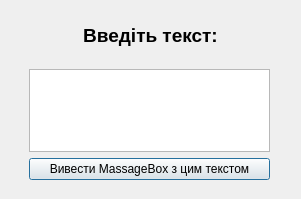
<?xml version="1.0" encoding="UTF-8"?>
<ui version="4.0">
 <class>Dialog9</class>
 <widget class="QDialog" name="Dialog9">
  <property name="geometry">
   <rect>
    <x>0</x>
    <y>0</y>
    <width>301</width>
    <height>199</height>
   </rect>
  </property>
  <property name="windowTitle">
   <string>Dialog</string>
  </property>
  <widget class="QLabel" name="label">
   <property name="geometry">
    <rect>
     <x>10</x>
     <y>10</y>
     <width>281</width>
     <height>51</height>
    </rect>
   </property>
   <property name="text">
    <string>&lt;html&gt;&lt;head/&gt;&lt;body&gt;&lt;p align=&quot;center&quot;&gt;&lt;span style=&quot; font-size:14pt; font-weight:600;&quot;&gt;Введіть текст:&lt;/span&gt;&lt;/p&gt;&lt;/body&gt;&lt;/html&gt;</string>
   </property>
  </widget>
  <widget class="QWidget" name="verticalLayoutWidget">
   <property name="geometry">
    <rect>
     <x>29</x>
     <y>69</y>
     <width>241</width>
     <height>111</height>
    </rect>
   </property>
   <layout class="QVBoxLayout" name="verticalLayout">
    <item>
     <widget class="QTextEdit" name="textEdit"/>
    </item>
    <item>
     <widget class="QPushButton" name="pushButton">
      <property name="text">
       <string>Вивести MassageBox з цим текстом</string>
      </property>
     </widget>
    </item>
   </layout>
  </widget>
 </widget>
 <resources/>
 <connections/>
</ui>
